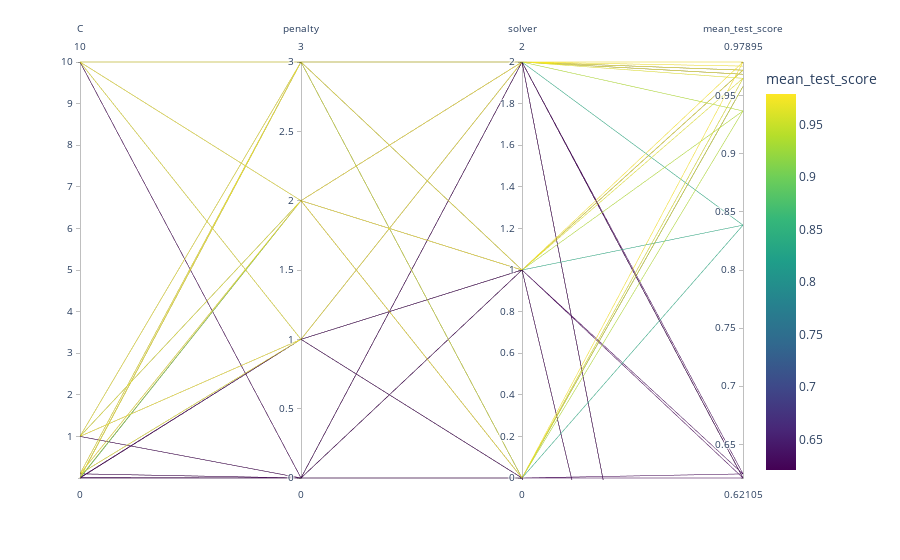

Notebook code cell kept with this figure:
### Code cell
best_lr = grid_search(LogisticRegression(), X, y, hyperparams = params_lr, scoring=f2, scale=StandardScaler())
best_lr

### Figure 1 — Plotly figure (JSON) as saved in the notebook; plotly's stock layout.template omitted (floating-point values rounded to 4 significant figures)
{"data": [{"dimensions": [{"label": "C", "values": [1e-05, 1e-05, 1e-05, 1e-05, 1e-05, 1e-05, 1e-05, 1e-05, 1e-05, 1e-05, 1e-05, 1e-05, 0.0001, 0.0001, 0.0001, 0.0001, 0.0001, 0.0001, 0.0001, 0.0001, 0.0001, 0.0001, 0.0001, 0.0001, 0.001, 0.001, 0.001, 0.001, 0.001, 0.001, 0.001, 0.001, 0.001, 0.001, 0.001, 0.001, 0.01, 0.01, 0.01, 0.01, 0.01, 0.01, 0.01, 0.01, 0.01, 0.01, 0.01, 0.01, 0.1, 0.1, 0.1, 0.1, 0.1, 0.1, 0.1, 0.1, 0.1, 0.1, 0.1, 0.1, 1, 1, 1, 1, 1, 1, 1, 1, 1, 1, 1, 1, 10, 10, 10, 10, 10, 10, 10, 10, 10, 10, 10, 10]}, {"label": "penalty", "values": [3, 3, 3, 1, 1, 1, 2, 2, 2, 0, 0, 0, 3, 3, 3, 1, 1, 1, 2, 2, 2, 0, 0, 0, 3, 3, 3, 1, 1, 1, 2, 2, 2, 0, 0, 0, 3, 3, 3, 1, 1, 1, 2, 2, 2, 0, 0, 0, 3, 3, 3, 1, 1, 1, 2, 2, 2, 0, 0, 0, 3, 3, 3, 1, 1, 1, 2, 2, 2, 0, 0, 0, 3, 3, 3, 1, 1, 1, 2, 2, 2, 0, 0, 0]}, {"label": "solver", "values": [2, 1, 0, 2, 1, 0, 2, 1, 0, 2, 1, 0, 2, 1, 0, 2, 1, 0, 2, 1, 0, 2, 1, 0, 2, 1, 0, 2, 1, 0, 2, 1, 0, 2, 1, 0, 2, 1, 0, 2, 1, 0, 2, 1, 0, 2, 1, 0, 2, 1, 0, 2, 1, 0, 2, 1, 0, 2, 1, 0, 2, 1, 0, 2, 1, 0, 2, 1, 0, 2, 1, 0, 2, 1, 0, 2, 1, 0, 2, 1, 0, 2, 1, 0]}, {"label": "mean_test_score", "values": [0.9719, 0.9719, 0.9579, 0.6211, null, null, 0.6211, 0.6211, 0.6211, null, null, null, 0.9719, 0.9719, 0.9579, 0.6211, null, null, 0.6246, 0.6246, 0.6246, null, null, null, 0.9684, 0.9719, 0.9579, 0.6211, null, null, 0.8386, 0.8386, 0.8386, null, null, null, 0.9719, 0.9719, 0.9579, 0.6211, null, null, 0.9368, 0.9368, 0.9368, null, null, null, 0.9684, 0.9719, 0.9579, 0.9684, null, null, 0.9789, 0.9789, 0.9789, null, null, null, 0.9719, 0.9719, 0.9579, 0.9754, null, null, 0.9649, 0.9649, 0.9649, null, null, null, 0.9684, 0.9719, 0.9579, 0.9684, null, null, 0.9684, 0.9719, 0.9649, null, null, null]}], "domain": {"x": [0, 1], "y": [0, 1]}, "line": {"color": [0.9719, 0.9719, 0.9579, 0.6211, null, null, 0.6211, 0.6211, 0.6211, null, null, null, 0.9719, 0.9719, 0.9579, 0.6211, null, null, 0.6246, 0.6246, 0.6246, null, null, null, 0.9684, 0.9719, 0.9579, 0.6211, null, null, 0.8386, 0.8386, 0.8386, null, null, null, 0.9719, 0.9719, 0.9579, 0.6211, null, null, 0.9368, 0.9368, 0.9368, null, null, null, 0.9684, 0.9719, 0.9579, 0.9684, null, null, 0.9789, 0.9789, 0.9789, null, null, null, 0.9719, 0.9719, 0.9579, 0.9754, null, null, 0.9649, 0.9649, 0.9649, null, null, null, 0.9684, 0.9719, 0.9579, 0.9684, null, null, 0.9684, 0.9719, 0.9649, null, null, null], "coloraxis": "coloraxis"}, "name": "", "type": "parcoords"}], "layout": {"coloraxis": {"colorbar": {"title": {"text": "mean_test_score"}}, "colorscale": [[0, "#440154"], [0.1111, "#482878"], [0.2222, "#3e4989"], [0.3333, "#31688e"], [0.4444, "#26828e"], [0.5556, "#1f9e89"], [0.6667, "#35b779"], [0.7778, "#6ece58"], [0.8889, "#b5de2b"], [1, "#fde725"]]}, "legend": {"tracegroupgap": 0}, "margin": {"t": 60}}}
